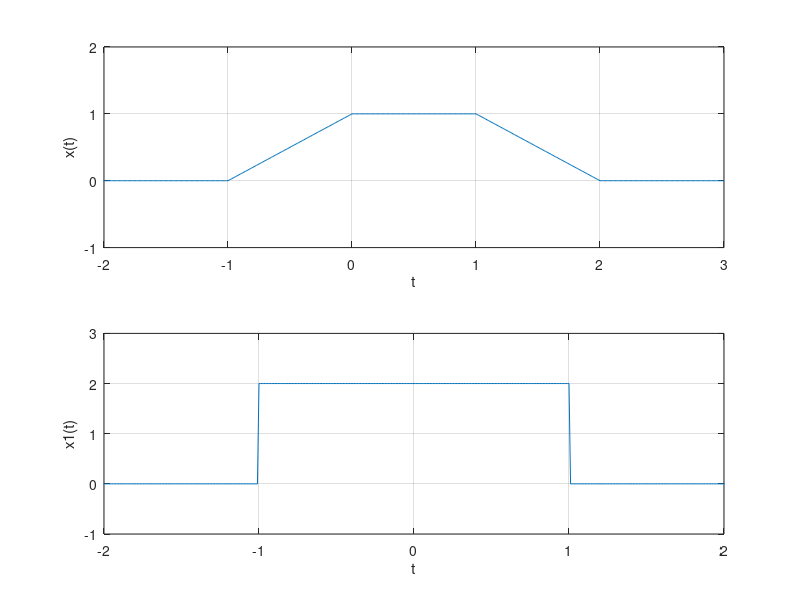

Reproduce this figure in MATLAB.
clc 
close all
clear all

%t=-5:0.001:5;
%xt= (t+1).*(t>=-1 & t<=0) +1.*(t>0& t<=1) + (2-t).*(t>1& t<=2);
%x1t= 1.*(t<=1 & t>=-1);

t= -3:0.01:3;

x= t+1;
x1= 1;
x2= 2-t;
xt= x.*(t>=-1 & t<=0) +x1.*(t>0 & t<=1) + x2.*(t>1 & t<=2);
subplot(2,1,1)
plot(t,xt)
grid on
axis([-2 3 -1 2]);
xticks(-2:1:3);
yticks(-1:1:2);
xlabel('t')
ylabel('x(t)')

y= 2;
yt= y.*(t>=-1 & t<=1);
subplot(2,1,2)
plot(t,yt) 
grid on
axis([-2 2 -1 3]);
xticks(-2:1:2);
yticks(-1:1:3);
xlabel('t')
ylabel('x1(t)')

